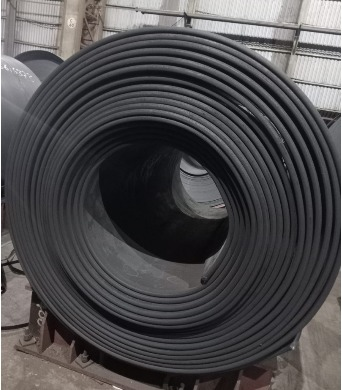
#> input picture samples/loose_coil/loose_coil_07.jpeg, 342 x 390 px; its folder holds only this picture in this run
$ python -i feature_classifier.py   (imports and definitions only)   (older library calls are emulated)
#> lines starting #> are read from the running program, lines starting #| are printed output that depends on the picture; after the words box and inside, x2 and y2 are one past the last pixel; in counts of white or black regions, pixels touching at a corner belong together
### inspection/preprocessing.py
from __future__ import annotations

from dataclasses import dataclass, field
from typing import Any

import cv2
import numpy as np


@dataclass
class PreprocessResult:
    original_image: np.ndarray
    processed_image: np.ndarray
    gray: np.ndarray
    enhanced: np.ndarray
    scale: float
    extras: dict[str, Any] = field(default_factory=dict)


def resize_keep_aspect(image: np.ndarray, max_side: int = 960) -> tuple[np.ndarray, float]:
    if image is None or image.size == 0:
        raise ValueError("Cannot resize an empty image.")
    height, width = image.shape[:2]
    longest = max(height, width)
    if longest <= max_side:
        return image.copy(), 1.0
    scale = max_side / float(longest)
    resized = cv2.resize(
        image,
        (max(1, int(round(width * scale))), max(1, int(round(height * scale)))),
        interpolation=cv2.INTER_AREA,
    )
    return resized, scale


def to_grayscale(image: np.ndarray) -> np.ndarray:
    if image.ndim == 2:
        return image
    return cv2.cvtColor(image, cv2.COLOR_BGR2GRAY)


# [9 lines left out: function normalize_uint8, not called in this run]


def enhance_contrast(gray: np.ndarray, clip_limit: float = 2.0) -> np.ndarray:
    clahe = cv2.createCLAHE(clipLimit=float(clip_limit), tileGridSize=(8, 8))
    return clahe.apply(gray)


def denoise(gray: np.ndarray, strength: float = 4.0) -> np.ndarray:
    h = max(1.0, float(strength))
    return cv2.fastNlMeansDenoising(gray, None, h, 7, 21)


def detect_edges(gray: np.ndarray) -> np.ndarray:
    blurred = cv2.GaussianBlur(gray, (3, 3), 0)
    return cv2.Canny(blurred, 40, 120)


def adaptive_threshold(gray: np.ndarray) -> np.ndarray:
    return cv2.adaptiveThreshold(
        gray, 255, cv2.ADAPTIVE_THRESH_GAUSSIAN_C, cv2.THRESH_BINARY, 31, 5
    )


def red_annotation_mask(bgr: np.ndarray) -> np.ndarray:
    hsv = cv2.cvtColor(bgr, cv2.COLOR_BGR2HSV)
    lower_a = cv2.inRange(hsv, np.array([0, 70, 70]), np.array([12, 255, 255]))
    lower_b = cv2.inRange(hsv, np.array([168, 70, 70]), np.array([180, 255, 255]))
    mask = cv2.bitwise_or(lower_a, lower_b)
    kernel = np.ones((5, 5), np.uint8)
    return cv2.morphologyEx(mask, cv2.MORPH_DILATE, kernel)


def remove_red_annotations(bgr: np.ndarray) -> tuple[np.ndarray, np.ndarray]:
    mask = red_annotation_mask(bgr)
    if float(mask.mean()) < 0.2:
        return bgr.copy(), mask
    cleaned = cv2.inpaint(bgr, mask, 3, cv2.INPAINT_TELEA)
    return cleaned, mask


def preprocess(
    image: np.ndarray,
    max_side: int = 960,
    clahe_clip: float = 2.0,
    denoise_h: float = 4.0,
) -> PreprocessResult:
    if image is None or not isinstance(image, np.ndarray) or image.size == 0:
        raise ValueError("Invalid image: empty or unreadable.")
    if image.ndim == 2:
        original = cv2.cvtColor(image, cv2.COLOR_GRAY2BGR)
    elif image.shape[2] == 4:
        original = cv2.cvtColor(image, cv2.COLOR_BGRA2BGR)
    else:
        original = image.copy()

    resized, scale = resize_keep_aspect(original, max_side=max_side)
    cleaned, red_mask = remove_red_annotations(resized)
    gray = to_grayscale(cleaned)
    gray = denoise(gray, strength=denoise_h)
    enhanced = enhance_contrast(gray, clip_limit=clahe_clip)
    edges = detect_edges(enhanced)
    binary = adaptive_threshold(enhanced)

    return PreprocessResult(
        original_image=original,
        processed_image=cleaned,
        gray=gray,
        enhanced=enhanced,
        scale=scale,
        extras={
            "red_mask": red_mask,
            "edges": edges,
            "binary": binary,
            "resized_bgr": resized,
        },
    )

### inspection/feature_classifier.py
from __future__ import annotations

from pathlib import Path
from typing import Any

import cv2
import numpy as np

from inspection.classes import DEFECT_CLASSES
from inspection.config import project_root
from inspection.preprocessing import preprocess

FEATURE_NAMES = (
    "orient_entropy",
    "color_ratio",
    "dark_blob",
    "edge_density",
    "gap_score",
    "peakiness",
    "log_sharp",
    "area_ratio",
)


def _orient_entropy(gray: np.ndarray) -> float:
    gx = cv2.Sobel(gray, cv2.CV_32F, 1, 0, ksize=3)
    gy = cv2.Sobel(gray, cv2.CV_32F, 0, 1, ksize=3)
    energy = np.sqrt(gx * gx + gy * gy)
    angle = np.arctan2(gy, gx) + np.pi
    hist, _ = np.histogram(angle, bins=18, range=(0, 2 * np.pi), weights=energy)
    probs = hist / (hist.sum() + 1e-6)
    probs = probs[probs > 0]
    return float(-(probs * np.log(probs)).sum())


def extract_features(image: np.ndarray, bbox: list[int] | None = None) -> np.ndarray:
    prepared = preprocess(image, max_side=640, clahe_clip=2.0, denoise_h=3.0)
    gray = prepared.enhanced
    hsv = cv2.cvtColor(prepared.processed_image, cv2.COLOR_BGR2HSV)
    sat = hsv[:, :, 1]
    val = hsv[:, :, 2]
    color_ratio = float((sat > 35).mean())
    dark = (val < 40).astype(np.uint8) * 255
    count, _labels, stats, _ = cv2.connectedComponentsWithStats(dark)
    dark_blob = float(stats[1:, cv2.CC_STAT_AREA].max() / val.size) if count > 1 else 0.0
    edges = cv2.Canny(gray, 40, 120)
    edge_density = float(edges.mean() / 255.0)
    kernel = cv2.getStructuringElement(cv2.MORPH_RECT, (9, 3))
    gap_score = float(cv2.morphologyEx(gray, cv2.MORPH_BLACKHAT, kernel).mean() / 255.0)
    resid = cv2.GaussianBlur(gray, (0, 0), 1.2)
    resid = np.abs(gray.astype(np.float32) - resid.astype(np.float32))
    height, width = gray.shape
    if bbox is None:
        x1, y1, x2, y2 = 0, 0, width, height
    else:
        sx = width / max(image.shape[1], 1)
        sy = height / max(image.shape[0], 1)
        x1 = int(np.clip(bbox[0] * sx, 0, width - 1))
        y1 = int(np.clip(bbox[1] * sy, 0, height - 1))
        x2 = int(np.clip(bbox[2] * sx, x1 + 1, width))
        y2 = int(np.clip(bbox[3] * sy, y1 + 1, height))
    region = resid[y1:y2, x1:x2]
    peakiness = float(region.max() / (region.mean() + 1e-6)) if region.size else 0.0
    sharp = float(cv2.Laplacian(gray[y1:y2, x1:x2], cv2.CV_32F).var()) if region.size else 0.0
    area_ratio = ((x2 - x1) * (y2 - y1)) / float(max(width * height, 1))
    return np.array(
        [
            _orient_entropy(gray),
            color_ratio,
            dark_blob,
            edge_density,
            gap_score,
            peakiness,
            np.log1p(sharp),
            area_ratio,
        ],
        dtype=np.float32,
    )


class DemoFeatureClassifier:
    # [51 lines left out: functions __init__, load, save, fit, predict_from_vector, not called in this run]

    def predict(self, image: np.ndarray, bbox: list[int] | None = None) -> str:
        return self.predict_from_vector(extract_features(image, bbox))

>>> import cv2
>>> picture = cv2.imread('../samples/loose_coil/loose_coil_07.jpeg')
#> picture is the input picture: shape (390, 342, 3); mean B, G, R 78.8, 77.1, 78.7
>>> result = extract_features(picture)
#> in preprocess, `resized, scale = resize_keep_aspect(original, max_side=max_side)`: scale = 1
#> in red_annotation_mask, `hsv = cv2.cvtColor(bgr, cv2.COLOR_BGR2HSV)`: hsv: shape (390, 342, 3); mean H, S, V 95.4, 24.8, 81.5
#> in red_annotation_mask, `lower_a = cv2.inRange(hsv, np.array([0, 70, 70]), np.array([12, 255, 2..`:
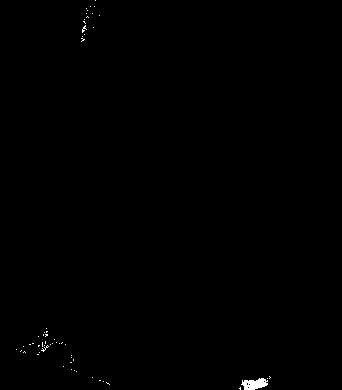
#> lower_a: shape (390, 342); 0.26% white; 58 white regions (57 under 20 px), largest, box (x1, y1, x2, y2) and area: (241, 378, 268, 390) 218
#> in red_annotation_mask, `lower_b = cv2.inRange(hsv, np.array([168, 70, 70]), np.array([180, 255..`: lower_b: shape (390, 342); 0% white in thin lines or dots, all inside (x1, y1, x2, y2) = (250, 379, 251, 380)
#> in red_annotation_mask, `mask = cv2.bitwise_or(lower_a, lower_b)`: mask: shape (390, 342); 0.26% white; 58 white regions (57 under 20 px), largest, box (x1, y1, x2, y2) and area: (241, 378, 268, 390) 219
#> in red_annotation_mask, `return cv2.morphologyEx(mask, cv2.MORPH_DILATE, kernel)`: returned value: shape (390, 342); 1.3% white; 12 white regions (1 under 20 px), largest, box (x1, y1, x2, y2) and area: (27, 326, 68, 357) 481, (237, 374, 273, 390) 424, (79, 4, 97, 44) 338
#> in detect_edges, `return cv2.Canny(blurred, 40, 120)`: returned value: shape (390, 342); 23.7% white in thin lines or dots
#> in adaptive_threshold, `return cv2.adaptiveThreshold( gray, 255, cv2.ADAPTIVE_THRESH_GAUSSIAN_..`:
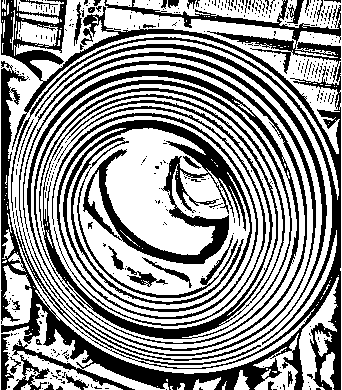
#> returned value: shape (390, 342); 58.8% white; 377 black regions (341 under 20 px), largest, box (x1, y1, x2, y2) and area: (1, 0, 341, 390) 18716, (23, 61, 307, 351) 12352, (52, 113, 258, 319) 9128
#> in extract_features, `hsv = cv2.cvtColor(prepared.processed_image, cv2.COLOR_BGR2HSV)`: hsv: shape (390, 342, 3); mean H, S, V 95.4, 24.7, 81.6
#> in extract_features, `color_ratio = float((sat > 35).mean())`: color_ratio = 0.227
#> in extract_features, `dark = (val < 40).astype(np.uint8) * 255`: dark: shape (390, 342); 22% white; 535 white regions (494 under 20 px), largest, box (x1, y1, x2, y2) and area: (60, 120, 252, 264) 13822, (42, 307, 296, 390) 3336, (60, 248, 272, 339) 1752
#> in extract_features, `count, _labels, stats, _ = cv2.connectedComponentsWithStats(dark)`:
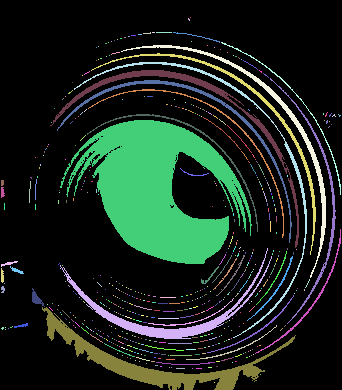
#> _labels: shape (390, 342) int32; 536 distinct labels, from 0 to 535; one colour per label, 0 black
#> in extract_features, `count, _labels, stats, _ = cv2.connectedComponentsWithStats(dark)`: count = 536; stats = 536 rows, first 6: [0, 0, 342, 390, 103970], [190, 17, 1, 1, 1], [188, 18, 2, 3, 4], [143, 32, 8, 2, 9], [152, 32, 3, 1, 3], [156, 32, 16, 1, 16]
#> in extract_features, `dark_blob = float(stats[1:, cv2.CC_STAT_AREA].max() / val.size) if cou..`: dark_blob = 0.104
#> in extract_features, `edges = cv2.Canny(gray, 40, 120)`:
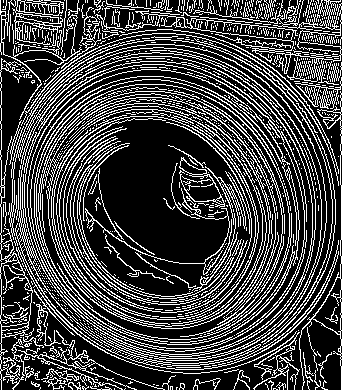
#> edges: shape (390, 342); 26.7% white in thin lines or dots
#> in extract_features, `edge_density = float(edges.mean() / 255.0)`: edge_density = 0.267
#> in extract_features, `gap_score = float(cv2.morphologyEx(gray, cv2.MORPH_BLACKHAT, kernel).m..`: gap_score = 0.0845
#> in extract_features, `resid = np.abs(gray.astype(np.float32) - resid.astype(np.float32))`:
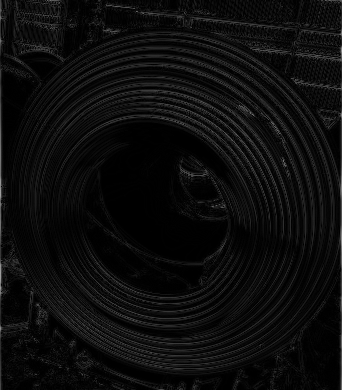
#> resid: shape (390, 342) float32; min 0, max 160, mean 12.5
#> in extract_features, `peakiness = float(region.max() / (region.mean() + 1e-6)) if region.siz..`: peakiness = 12.84
#> in extract_features, `sharp = float(cv2.Laplacian(gray[y1:y2, x1:x2], cv2.CV_32F).var()) if ..`: sharp = 3527.5
#> in _orient_entropy, `gy = cv2.Sobel(gray, cv2.CV_32F, 0, 1, ksize=3)`:
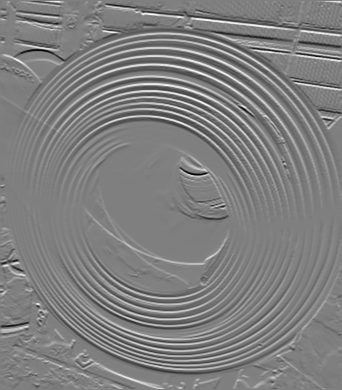
#> gy: shape (390, 342) float32; min -793, max 787, mean -0.8; drawn with min black and max white
#> in _orient_entropy, `angle = np.arctan2(gy, gx) + np.pi`:
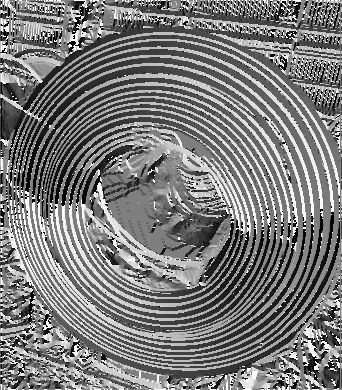
#> angle: shape (390, 342) float32; min 0.00151, max 6.28, mean 3.04; drawn with min black and max white
#> in _orient_entropy, `hist, _ = np.histogram(angle, bins=18, range=(0, 2 * np.pi), weights=e..`: hist = 18 values, max 1671283.9 at index 4, min 652650.2 at index 10, mean 1050427.5
#> in _orient_entropy, `probs = hist / (hist.sum() + 1e-6)`: probs = 18 values, max 0.0884 at index 4, min 0.0345 at index 10, mean 0.0556
#> result = [2.85, 0.227, 0.104, 0.267, 0.0845, 12.84, 8.17, 1]

$ run again, on samples/loose_coil/loose_coil_01.png
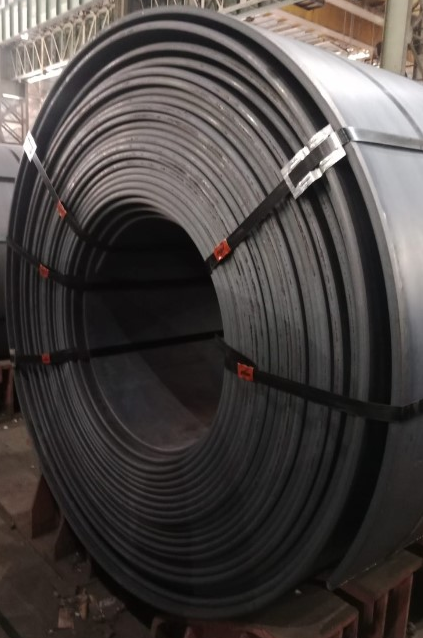
#> input picture samples/loose_coil/loose_coil_01.png, 423 x 638 px
#> picture is the input picture: shape (638, 423, 3); mean B, G, R 66, 67.8, 73
#> scale = 1
#> lower_a: shape (638, 423); 2.2% white; 82 white regions (60 under 20 px), largest, box (x1, y1, x2, y2) and area: (0, 443, 39, 518) 2015, (295, 0, 382, 63) 1528, (347, 0, 386, 17) 334
#> lower_b: shape (638, 423); 0.01% white in thin lines or dots, all inside (x1, y1, x2, y2) = (45, 202, 241, 378)
#> color_ratio = 0.261
#> dark: shape (638, 423); 41.4% white; 291 white regions (261 under 20 px), largest, box (x1, y1, x2, y2) and area: (0, 156, 423, 638) 100521, (139, 14, 328, 128) 1687, (15, 473, 61, 539) 1642
#> in extract_features, `count, _labels, stats, _ = cv2.connectedComponentsWithStats(dark)`:
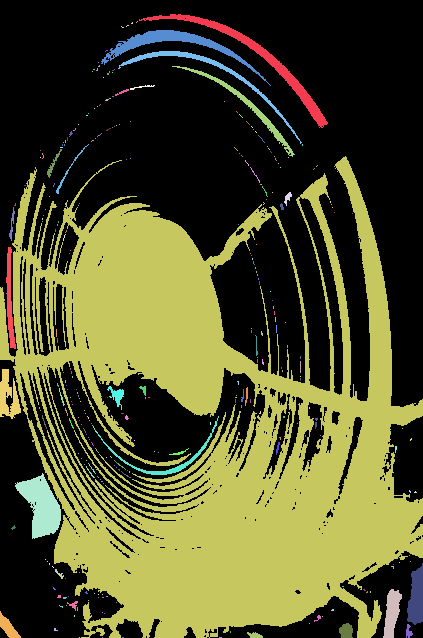
#> _labels: shape (638, 423) int32; 292 distinct labels, from 0 to 291; one colour per label, 0 black
#> count = 292; stats = 292 rows, first 6: [0, 0, 423, 638, 158136], [139, 14, 189, 114, 1687], [136, 21, 2, 2, 2], [131, 22, 2, 2, 3], [126, 25, 3, 2, 3], [121, 26, 3, 2, 3]
#> dark_blob = 0.372
#> edges: shape (638, 423); 17.8% white in thin lines or dots
#> edge_density = 0.178
#> gap_score = 0.0515
#> peakiness = 13.94
#> sharp = 731.5
#> in _orient_entropy, `angle = np.arctan2(gy, gx) + np.pi`:
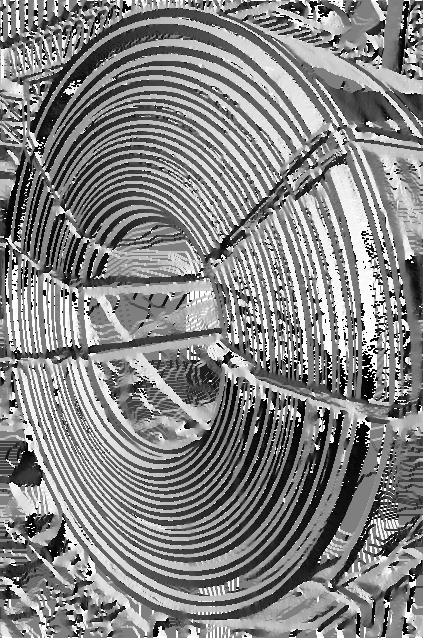
#> angle: shape (638, 423) float32; min 0.00133, max 6.28, mean 3.26; drawn with min black and max white
#> hist = 18 values, max 2419576.2 at index 8, min 951932.2 at index 11, mean 1415305.6
#> probs = 18 values, max 0.095 at index 8, min 0.0374 at index 11, mean 0.0556
#> result = [2.85, 0.261, 0.372, 0.178, 0.0515, 13.94, 6.6, 1]

$ run again, on samples/loose_coil/loose_coil_02.png
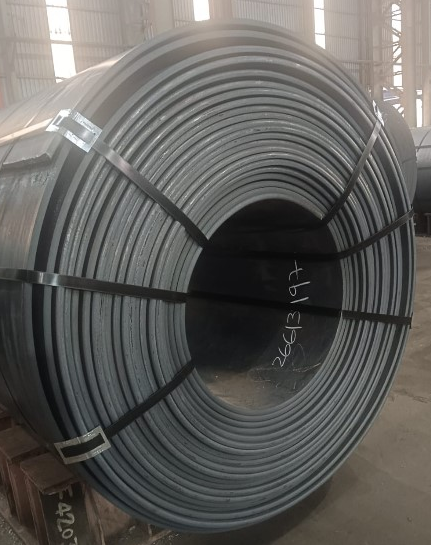
#> input picture samples/loose_coil/loose_coil_02.png, 431 x 545 px
#> picture is the input picture: shape (545, 431, 3); mean B, G, R 91.7, 94.7, 96
#> scale = 1
#> lower_a: shape (545, 431); 0.21% white in thin lines or dots, all inside (x1, y1, x2, y2) = (0, 446, 125, 528)
#> lower_b: shape (545, 431); every value is 0
#> color_ratio = 0.166
#> dark: shape (545, 431); 14.9% white; 387 white regions (364 under 20 px), largest, box (x1, y1, x2, y2) and area: (69, 169, 401, 479) 25175, (0, 283, 143, 526) 5948, (51, 289, 81, 437) 636
#> _labels: shape (545, 431) int32; 388 distinct labels, from 0 to 387
#> count = 388; stats = 388 rows, first 6: [0, 0, 431, 545, 199998], [298, 162, 2, 1, 2], [272, 165, 1, 1, 1], [276, 165, 2, 1, 2], [304, 164, 1, 1, 1], [282, 166, 2, 1, 2]
#> dark_blob = 0.107
#> in extract_features, `edges = cv2.Canny(gray, 40, 120)`:
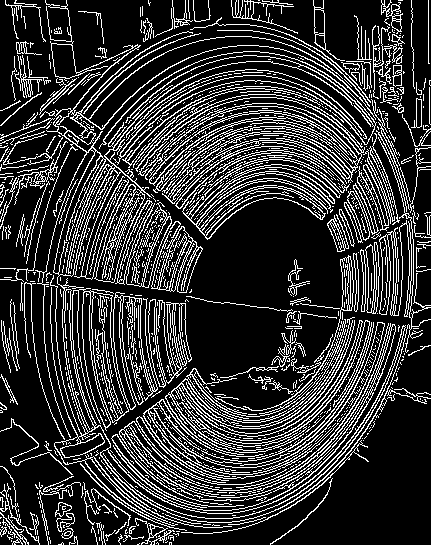
#> edges: shape (545, 431); 20.8% white in thin lines or dots
#> edge_density = 0.208
#> gap_score = 0.0757
#> peakiness = 10.74
#> sharp = 2673.2
#> in _orient_entropy, `angle = np.arctan2(gy, gx) + np.pi`:
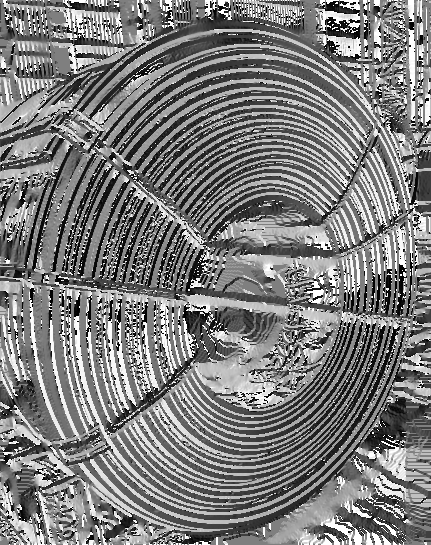
#> angle: shape (545, 431) float32; min 0.00162, max 6.28, mean 3.08; drawn with min black and max white
#> hist = 18 values, max 2155779 at index 17, min 1047126.1 at index 16, mean 1563573.8
#> probs = 18 values, max 0.0766 at index 17, min 0.0372 at index 16, mean 0.0556
#> result = [2.86, 0.166, 0.107, 0.208, 0.0757, 10.74, 7.89, 1]
